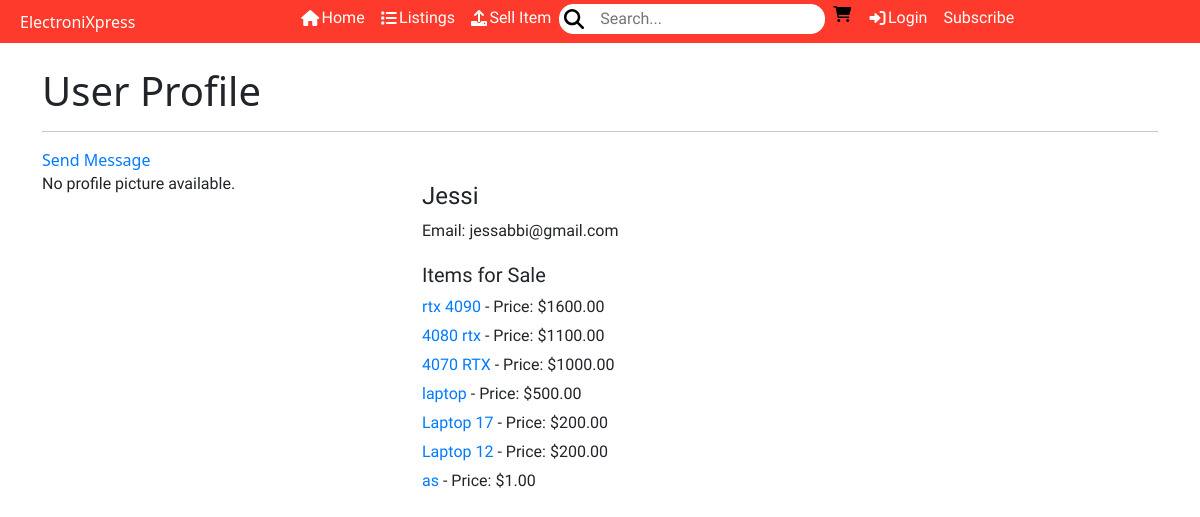
The page /profile/Jessi/ on the database its author committed.
### onlineshop/models.py (models this page shows, shortened)
class UserProfile(models.Model):
    user = models.OneToOneField(User, on_delete=models.CASCADE)
    profile_picture = models.ImageField(
        upload_to="profile_pictures/", blank=True, null=True
    )
    default_phone_number = models.CharField(
        max_length=20, null=True, blank=True)
    default_street_address1 = models.CharField(
        max_length=80, null=True, blank=True)
    default_street_address2 = models.CharField(
        max_length=80, null=True, blank=True)
    default_town_or_city = models.CharField(
        max_length=40, null=True, blank=True)
    default_county = models.CharField(max_length=80, null=True, blank=True)
    default_postcode = models.CharField(max_length=20, null=True, blank=True)
    default_country = CountryField(
        blank_label="Country", null=True, blank=True)

class Item(models.Model):
    name = models.CharField(max_length=254)
    price = models.DecimalField(max_digits=6, decimal_places=2)
    description = models.TextField()
    sku = models.CharField(max_length=254, null=True, blank=True)
    image = models.ImageField(upload_to=upload_to)
    seller = models.ForeignKey(User, on_delete=models.CASCADE, related_name="items")
    created_on = models.DateTimeField(default=timezone.now)
    is_available = models.BooleanField(default=True) #retrieves the items and displays it in section items for sale
    is_sold = models.BooleanField(default=False)# Mark as sold button will check the state of this
    quantity = models.PositiveIntegerField(default=1)
    condition = models.CharField(max_length=50, choices=CONDITION_CHOICES, default='new')
    default_country = CountryField(blank_label="Country", null=True, blank=True)

### onlineshop/views.py (the view)
def view_other_profile(request, username):
    user_profile = get_object_or_404(UserProfile, user__username=username)
    user_items = Item.objects.filter(
        seller=user_profile.user, is_available=True)
    context = {
        "recipient": user_profile.user,
        "user_profile": user_profile,
        "user_items": user_items,
    }
    return render(request, "other_profile.html", context)

### templates/other_profile.html
{% extends 'base.html' %}
{% load static %}
{% block content %}
<link rel="stylesheet" href="{% static 'css/other_profile.css' %}" />
<div class="container mt-4">
    <h1>User Profile</h1>
    <hr>
    {% if recipient.id %}
    <a href="{% url 'send_message' recipient_id=recipient.id %}">Send Message</a>
{% else %}
    <p>Unable to determine recipient.</p>
{% endif %}
    <div class="row">
        <div class="col-md-4">
            {% if user_profile.profile_picture %}
                <img src="{{ user_profile.profile_picture.url }}" alt="{{ user_profile.user.username }}'s Profile Picture" class="img-fluid">
            {% else %}
                <p>No profile picture available.</p>
            {% endif %}
        </div>
        <div class="col-md-8">
            <h2>{{ user_profile.user.username }}</h2>
            <p>Email: {{ user_profile.user.email }}</p>
            <h3>Items for Sale</h3>
            <ul>
                {% for item in user_items %}
                    <li>
                        <a href="{% url 'item_detail' item.id %}">{{ item.name }}</a> - Price: ${{ item.price }}
                    </li>
                {% empty %}
                    <li>No items currently for sale.</li>
                {% endfor %}
            </ul>
        </div>
    </div>
</div>
{% endblock %}

### static/css/styles.css (style rules this page uses)
li { list-style-type: none; }

### static/css/other_profile.css (style rules this page uses)
h2 { font-size: 24px; margin-top: 10px; font-family: 'AR One Sans', sans-serif; }
p { font-size: 16px; margin-bottom: 10px; font-family: 'AR One Sans', sans-serif; }
h3 { font-size: 20px; margin-top: 20px; font-family: 'AR One Sans', sans-serif; }
ul { list-style-type: none; padding: 0; }
li { font-size: 16px; margin-bottom: 5px; font-family: 'AR One Sans', sans-serif; }
a { text-decoration: none; color: #007bff; transition: color 0.3s ease; }

### rows shown on the page
UserProfile: user.username "Jessi", user.email "jessabbi@gmail.com"
Item: name "rtx 4090", price "1600.00"
Item: name "4080 rtx", price "1100.00"
Item: name "4070 RTX", price "1000.00"
Item: name "laptop", price "500.00"
Item: name "Laptop 17", price "200.00"
Item: name "Laptop 12", price "200.00"
Item: name "as", price "1.00"
